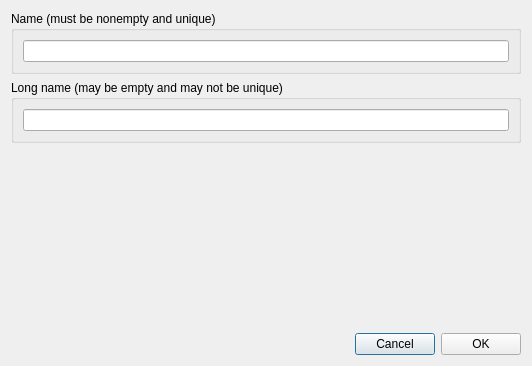
<?xml version="1.0" encoding="UTF-8"?>
<ui version="4.0">
 <class>ModifyHourForm_template</class>
 <widget class="QDialog" name="ModifyHourForm_template">
  <property name="geometry">
   <rect>
    <x>0</x>
    <y>0</y>
    <width>532</width>
    <height>366</height>
   </rect>
  </property>
  <property name="windowTitle">
   <string>Modify hour</string>
  </property>
  <layout class="QGridLayout" name="gridLayout">
   <item row="0" column="0">
    <widget class="QGroupBox" name="nameGroupBox">
     <property name="title">
      <string>Name (must be nonempty and unique)</string>
     </property>
     <layout class="QGridLayout" name="gridLayout_3">
      <item row="0" column="0">
       <widget class="QLineEdit" name="nameLineEdit"/>
      </item>
     </layout>
    </widget>
   </item>
   <item row="1" column="0">
    <widget class="QGroupBox" name="longNameGroupBox">
     <property name="title">
      <string>Long name (may be empty and may not be unique)</string>
     </property>
     <layout class="QGridLayout" name="gridLayout_2">
      <item row="0" column="0">
       <widget class="QLineEdit" name="longNameLineEdit"/>
      </item>
     </layout>
    </widget>
   </item>
   <item row="2" column="0">
    <spacer name="verticalSpacer">
     <property name="orientation">
      <enum>Qt::Vertical</enum>
     </property>
     <property name="sizeHint" stdset="0">
      <size>
       <width>20</width>
       <height>40</height>
      </size>
     </property>
    </spacer>
   </item>
   <item row="3" column="0">
    <layout class="QHBoxLayout" name="horizontalLayout">
     <item>
      <spacer name="horizontalSpacer">
       <property name="orientation">
        <enum>Qt::Horizontal</enum>
       </property>
       <property name="sizeHint" stdset="0">
        <size>
         <width>40</width>
         <height>20</height>
        </size>
       </property>
      </spacer>
     </item>
     <item>
      <widget class="QPushButton" name="cancelPushButton">
       <property name="text">
        <string>Cancel</string>
       </property>
      </widget>
     </item>
     <item>
      <widget class="QPushButton" name="okPushButton">
       <property name="text">
        <string>OK</string>
       </property>
      </widget>
     </item>
    </layout>
   </item>
  </layout>
 </widget>
 <resources/>
 <connections/>
</ui>
